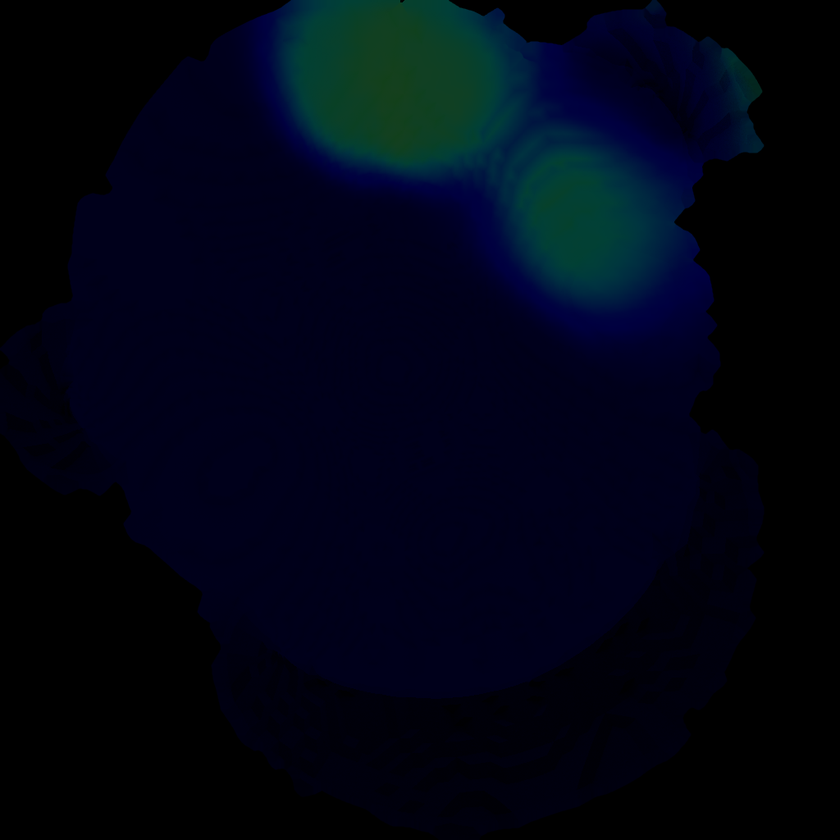
#> input picture Scalp_Test_preserve angles.png, 840 x 840 px, shrunk from 1024 x 1024 before the run
$ python Circle_Dose.py
#> lines starting #> are read from the running program, lines starting #| are printed output that depends on the picture
""" import numpy as np
import matplotlib.pyplot as plt

from skimage import measure
import skimage as ski


filename = 'Scalp_Test_preserve angles.png'
scalp = ski.io.imread(filename)
scalp = ski.color.rgb2gray(scalp)

contours = measure.find_contours(scalp)

# Display the image and plot all contours found
fig, ax = plt.subplots()
ax.imshow(scalp, cmap=plt.cm.gray)

for contour in contours:
    print(contour)
    ax.plot(contour[:, 1], contour[:, 0], linewidth=2)

ax.axis('image')
ax.set_xticks([])
ax.set_yticks([])
plt.show()
 """


"""
import matplotlib.pyplot as plt

from skimage import data, color, img_as_ubyte
from skimage.feature import canny
from skimage.transform import hough_ellipse
from skimage.draw import ellipse_perimeter
import matplotlib.pyplot as plt
import matplotlib.patches as mpatches

from skimage import data
from skimage.filters import threshold_otsu
from skimage.segmentation import clear_border
from skimage.measure import label, regionprops
from skimage.morphology import closing, footprint_rectangle
from skimage.color import label2rgb
from skimage import measure
import skimage as ski


filename = 'Scalp_Test_Conformal.png'
scalp = ski.io.imread(filename)
scalp = ski.color.rgb2gray(scalp)
scalp_rgb = color.gray2rgb(img_as_ubyte(scalp))
image= scalp

thresh = threshold_otsu(image)
bw = closing(image, footprint_rectangle((3, 3)))

# remove artifacts connected to image border
cleared = clear_border(bw)

# label image regions
label_image = label(image)
# to make the background transparent, pass the value of `bg_label`,
# and leave `bg_color` as `None` and `kind` as `overlay`
image_label_overlay = label2rgb(label_image, image=image, bg_label=0)

fig, ax = plt.subplots(figsize=(10, 6))
ax.imshow(image_label_overlay)

for region in regionprops(label_image):
    # take regions with large enough areas
    if region.area >= 500:
        # draw rectangle around segmented coins
        minr, minc, maxr, maxc = region.bbox
        rect = mpatches.Rectangle(
            (minc, minr),
            maxc - minc,
            maxr - minr,
            fill=False,
            edgecolor='red',
            linewidth=2,
        )
        ax.add_patch(rect)

ax.set_axis_off()
plt.tight_layout()
plt.show()


import scikit-tda
 """


import numpy as np
import matplotlib.pyplot as plt
from mpl_toolkits.mplot3d import Axes3D

import skimage as ski

# Load the grayscale image
filename = 'Scalp_Test_preserve angles.png'
image = ski.io.imread(filename)
#> image is the input picture: shape (840, 840, 3); mean R, G, B 0.4, 5.2, 19.6
image = ski.color.rgb2gray(image)
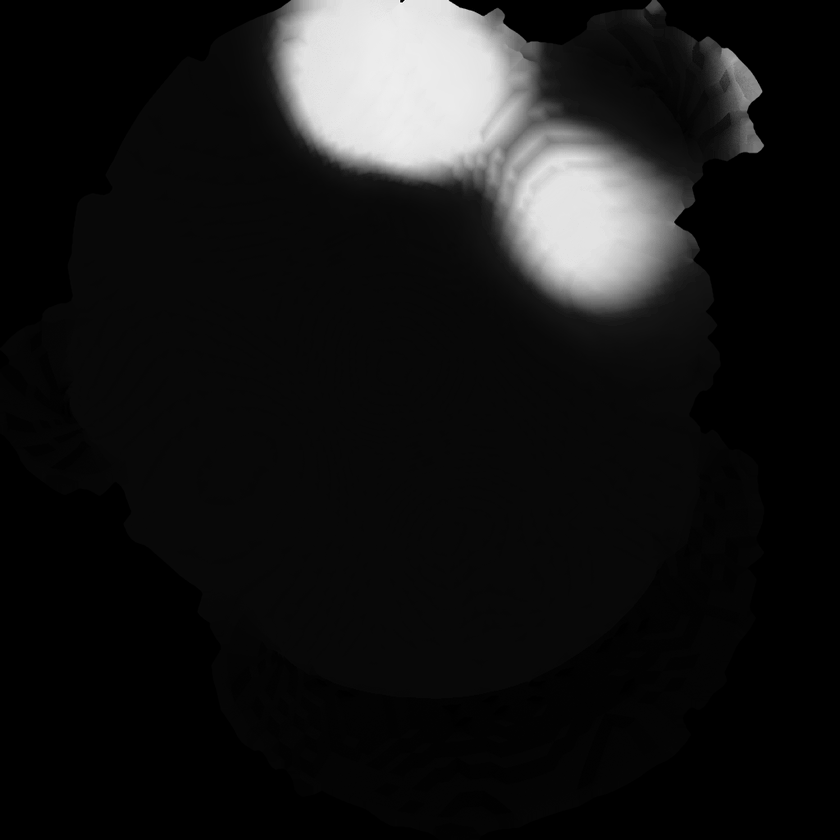
#> image: shape (840, 840) float64; min 0, max 0.22, mean 0.0204; drawn with min black and max white

# Create coordinate grids for X and Y axes
height, width = image.shape
#> height = 840; width = 840
x = np.arange(0, width)
#> x = 840 values from 0 to 839
y = np.arange(0, height)
#> y = 840 values from 0 to 839
X, Y = np.meshgrid(x, y)

# Z values are the pixel intensities (0-1 for grayscale)
Z = image

# Create 3D surface plot
fig = plt.figure(figsize=(12, 8))
ax = fig.add_subplot(111, projection='3d')
surf = ax.plot_surface(X, Y, Z, cmap='viridis')
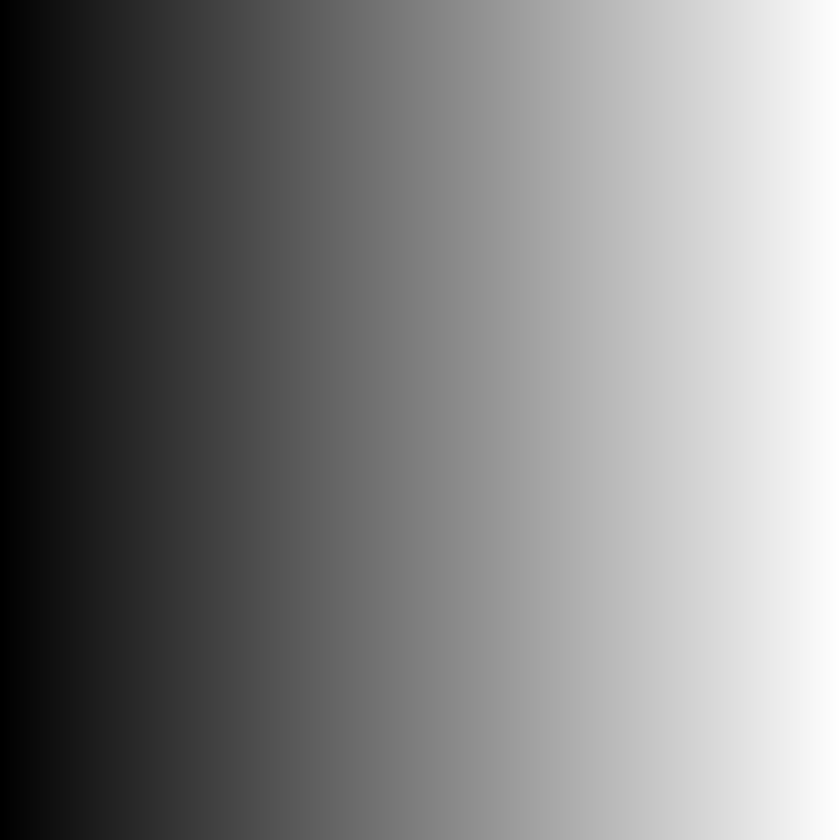
#> X: shape (840, 840) int64; min 0, max 839, mean 419.5; drawn with min black and max white
# Plot projections of the contours for each dimension.  By choosing offsets
# that match the appropriate axes limits, the projected contours will sit on
# the 'walls' of the graph.
ax.contour(X, Y, Z, zdir='z', offset=-1, cmap='coolwarm')
ax.contour(X, Y, Z, zdir='x', offset=-100, cmap='coolwarm')
ax.contour(X, Y, Z, zdir='y', offset=-100, cmap='coolwarm')


ax.set_xlabel('X (pixels)')
ax.set_ylabel('Y (pixels)')
ax.set_zlabel('Intensity')
ax.set_title('3D Surface from Image Intensity')

# Add a colorbar

ax.set(xlim=(-100, width), ylim=(-100, height), zlim=(-0.5, 0.5),
       xlabel='X', ylabel='Y', zlabel='Z')

fig.colorbar(surf, ax=ax, label='Intensity')
plt.show()
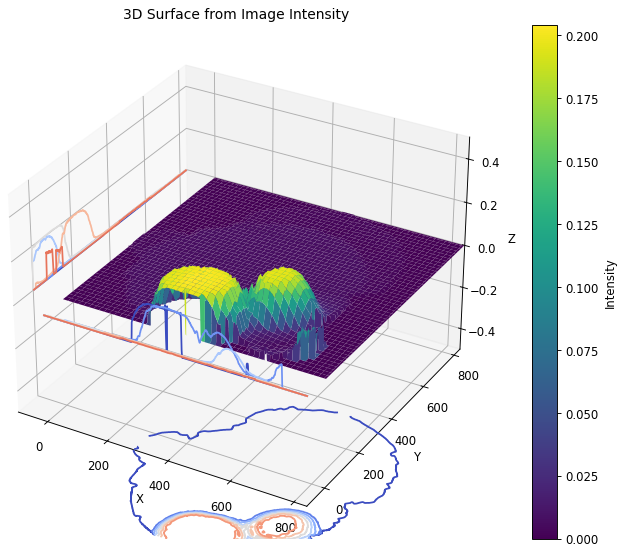
#> figure drawn by matplotlib, 2 panels

$ run again, with Scalp_Test.png copied over Scalp_Test_preserve angles.png
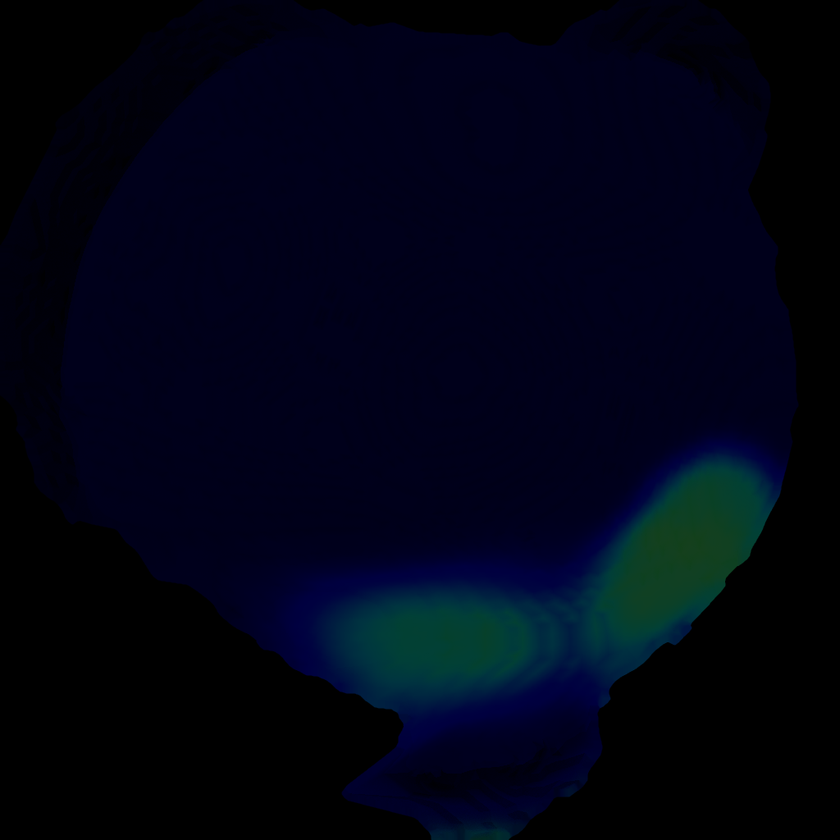
#> input picture Scalp_Test.png, 840 x 840 px, shrunk from 1024 x 1024 before the run
#> image is the input picture: shape (840, 840, 3); mean R, G, B 0.3, 3.9, 20.3
#> `image = ski.color.rgb2gray(image)`:
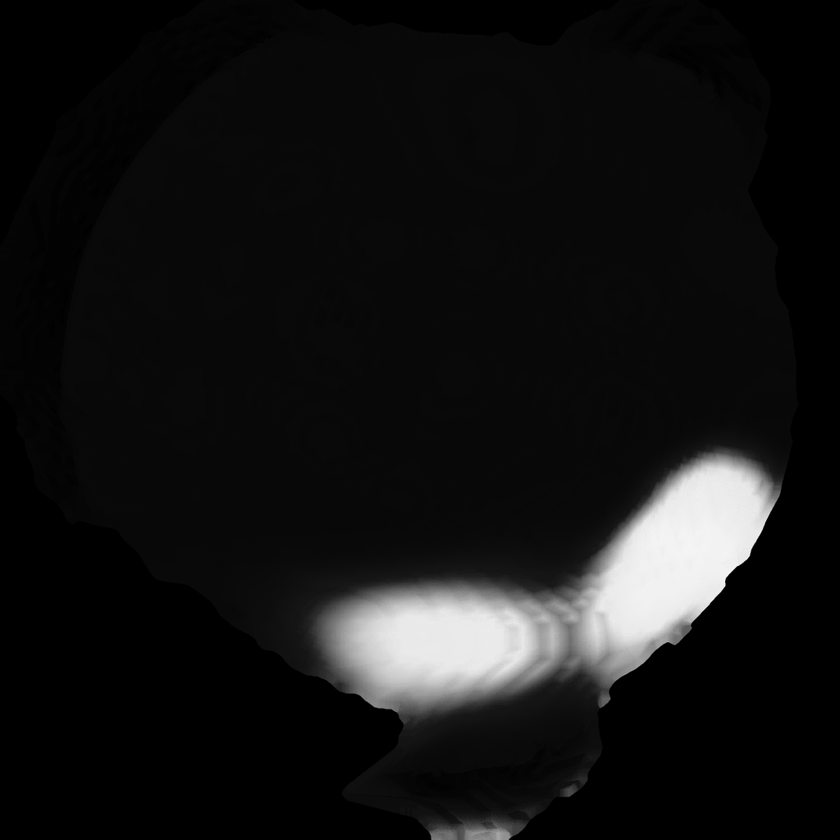
#> image: shape (840, 840) float64; min 0, max 0.214, mean 0.017; drawn with min black and max white
#> `plt.show()`:
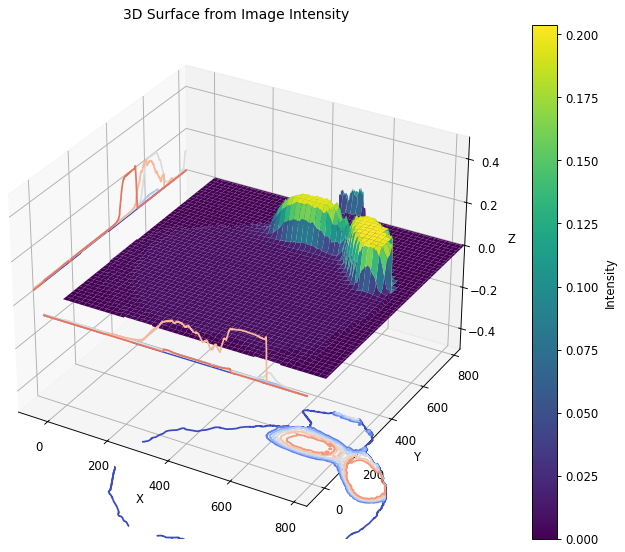
#> figure drawn by matplotlib, 2 panels

$ run again, with Scalp_Test_Conformal.png copied over Scalp_Test_preserve angles.png
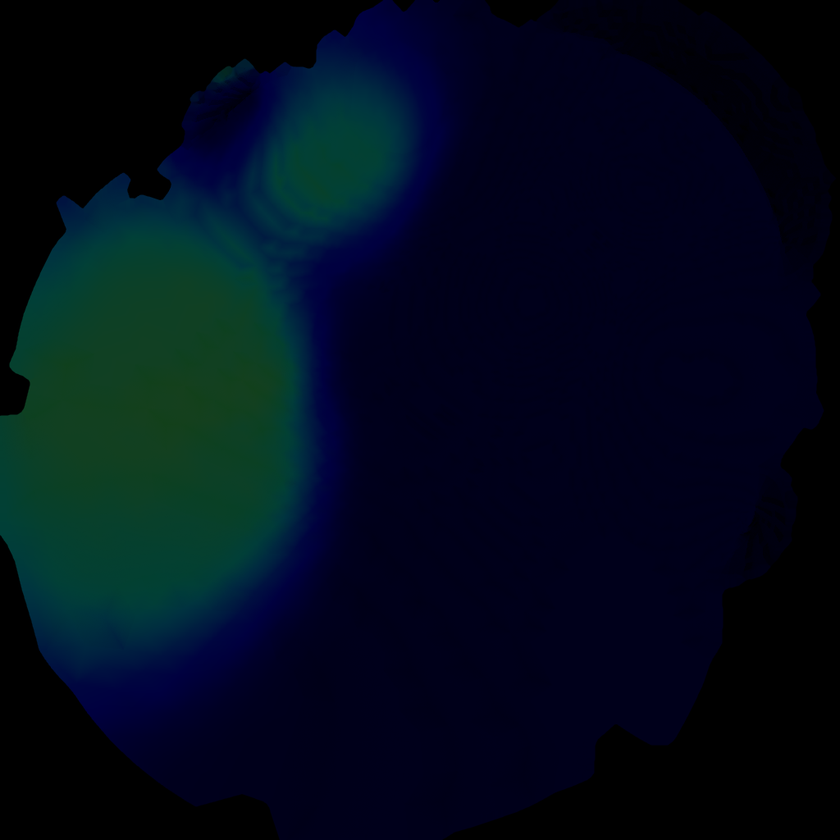
#> input picture Scalp_Test_Conformal.png, 840 x 840 px, shrunk from 1024 x 1024 before the run
#> image is the input picture: shape (840, 840, 3); mean R, G, B 1.3, 12, 26.9
#> `image = ski.color.rgb2gray(image)`:
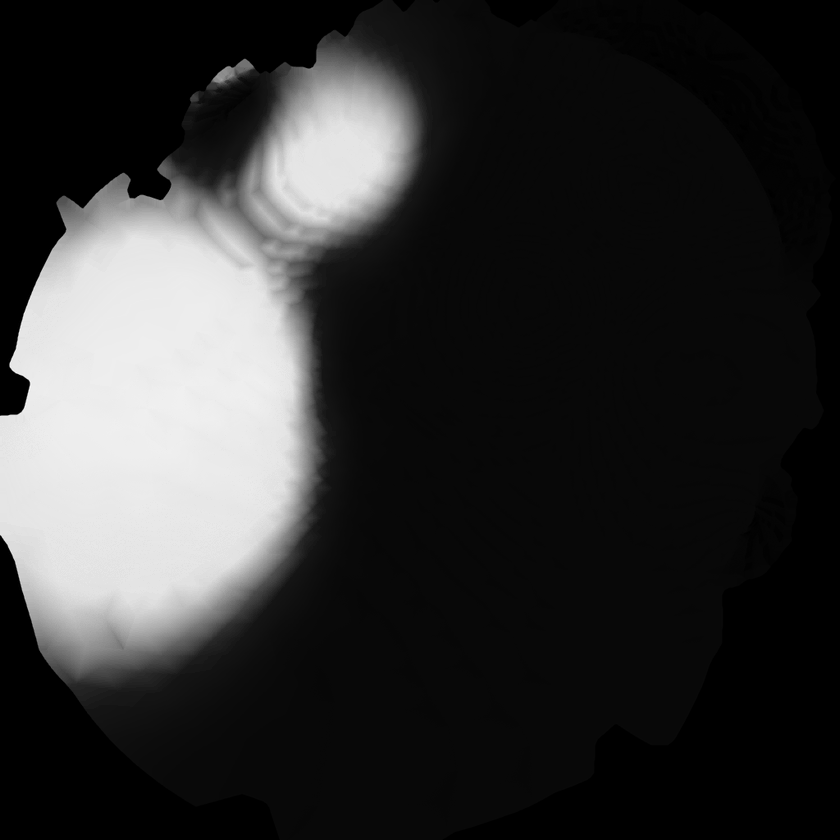
#> image: shape (840, 840) float64; min 0, max 0.218, mean 0.0424; drawn with min black and max white
#> `plt.show()`:
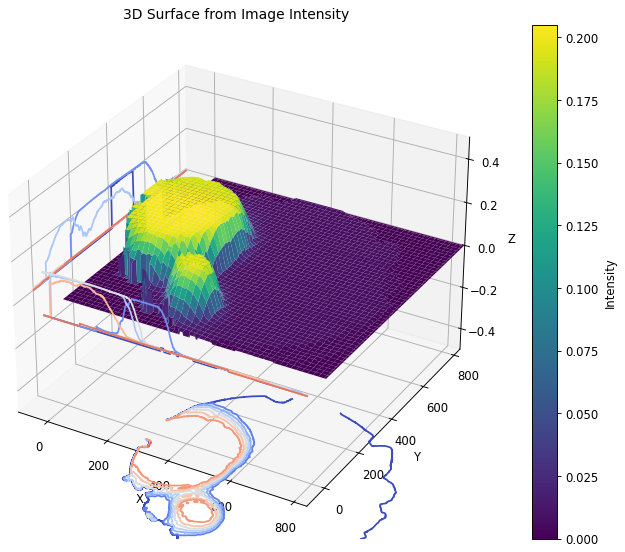
#> figure drawn by matplotlib, 2 panels
